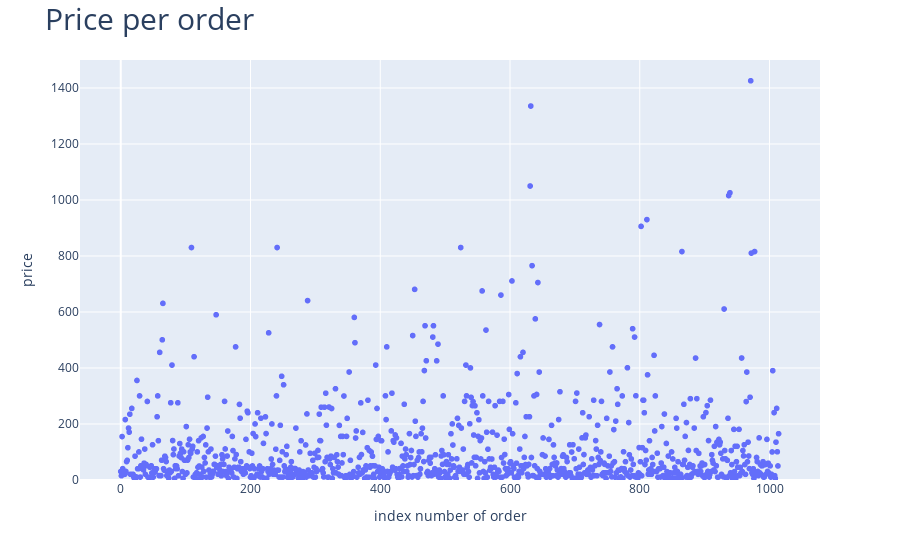

Notebook source saved alongside this figure:
### Markdown cell above
A closer look to the values

### Code cell
x_values = pd.Series(range(0, len(orders)))
fig = px.scatter(ordersByUsers, x=x_values, y=orders['revenue'])
fig.update_layout(title_text="Price per order",
                  title_font_size=30, xaxis_title="index number of order", yaxis_title="price",
)
fig.update_layout(yaxis_range=[0,1500])

fig.show()

### Figure 1 — Plotly figure (JSON) as saved in the notebook; plotly's stock layout.template omitted (floating-point values rounded to 4 significant figures; data arrays with more than 128 entries replaced by an {"elided": "..."} marker saying what was removed)
{"data": [{"hovertemplate": "x=%{x}<br>y=%{y}<extra></extra>", "legendgroup": "", "marker": {"color": "#636efa", "symbol": "circle"}, "mode": "markers", "name": "", "showlegend": false, "type": "scattergl", "x": {"elided": "1016 int values"}, "xaxis": "x", "y": {"elided": "1016 float values"}, "yaxis": "y"}], "layout": {"legend": {"tracegroupgap": 0}, "margin": {"t": 60}, "title": {"font": {"size": 30}, "text": "Price per order"}, "xaxis": {"anchor": "y", "domain": [0, 1], "title": {"text": "index number of order"}}, "yaxis": {"anchor": "x", "domain": [0, 1], "range": [0, 1500], "title": {"text": "price"}}}}
